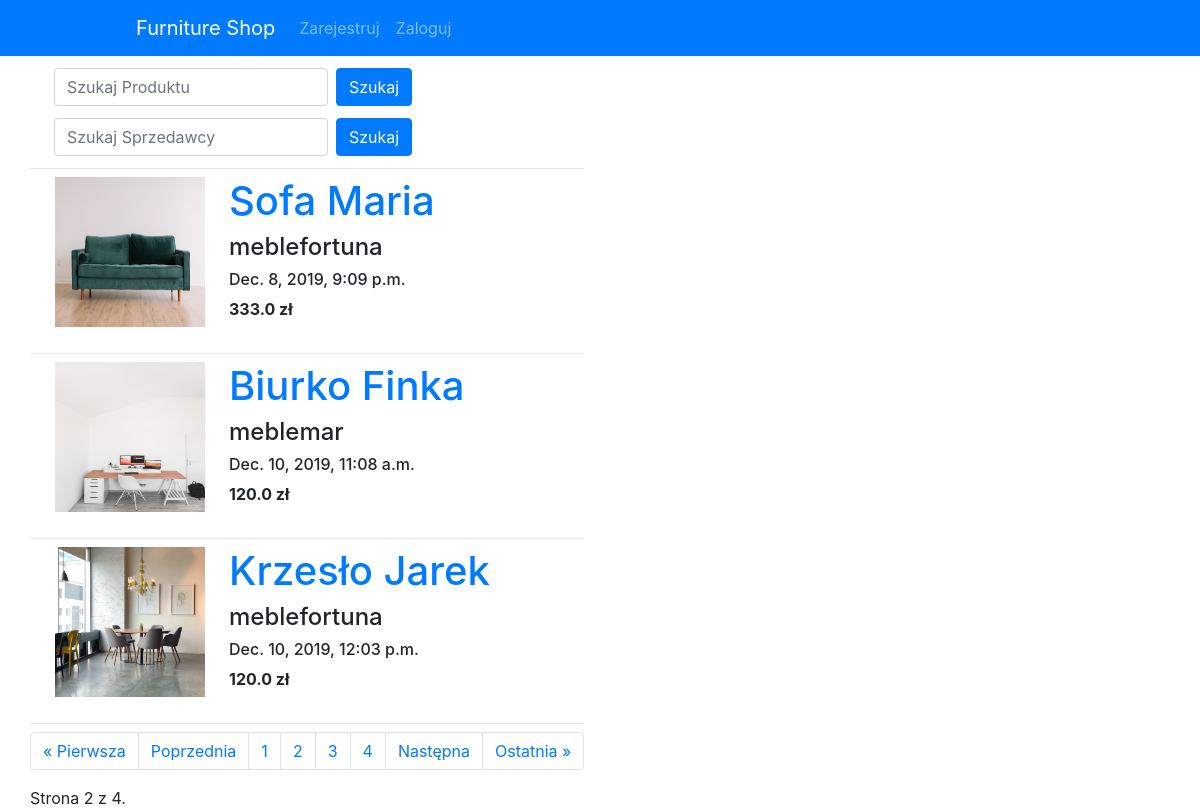
Screenshot of /?page=2 with the database file from the repository.
### index/models.py (models this page shows, shortened)
class Product(models.Model):
    name = models.CharField(max_length=200)
    manufacturer = models.ForeignKey('auth.User', on_delete=models.CASCADE)
    description = models.CharField(max_length=200)
    created_date = models.DateTimeField(default=timezone.now)
    price = models.FloatField()
    photo = models.ImageField(upload_to = 'media/', max_length=255, null=True, blank=True)

### index/views.py (the view, shortened to what this page needs)
# urls.py: path('', views.product_list, name='product_list'),
def product_list(request):
    search_phrase = ''
    search_manufacturer = ''
    products = Product.objects.all()
    users = User.objects.all()
    if 'search_manufacturer' in request.GET:
        products = Product.objects.all()
        search_manufacturer = request.GET['search_manufacturer']
        products = products.filter(
            manufacturer_id__username__icontains=search_manufacturer)
    else:
        paginator = Paginator(products, 3)
        page = request.GET.get('page')
        products = paginator.get_page(page)
    context = {'products': products, 'users': users,
               'search_phrase': search_phrase, 'search_manufacturer': search_manufacturer}
    return render(request, 'index/product_list.html', context)

### index/templatetags/group_tag.py (called while the page is built)
@register.filter(name='group_tag')
def group_tag(user, group_name):
    group = Group.objects.get(name=group_name)
    return True if group in user.groups.all() else False

### index/templates/index/product_list.html (shortened to what this page needs)
{% extends 'index/base.html' %}
{% load staticfiles %}
{% load group_tag %}
{% block content %}
{% load group_tag %}
          <form class="form-inline ml-4 my-2 my-lg-1 mt-2">
                <input
                class="form-control mr-sm-2 mb-2 mt-2"
                type="search"
                placeholder="Szukaj Produktu"
                aria-label="Search"
                name="search"
                value="{{search_phrase}}">
                <button type="submit" class="btn btn-primary  mb-2 mt-2">
                         Szukaj
                      </button>
          </form>
          <form class="form-inline ml-4 my-2 my-lg-1 mb-2">
                <input
                class="form-control mr-sm-2 mb-2"
                type="search"
                placeholder="Szukaj Sprzedawcy"
                aria-label="Search Manufacturer"
                name="search_manufacturer"
                value="{{search_manufacturer}}">
                <button type="submit" class="btn btn-primary mb-2">
                         Szukaj
                      </button>
            </form>
            <hr class="mt-0 mb-2">
    {% for product in products %}
    <article>
        <div class="product">
            <ul class="row">
                <div class="mr-4">
                    {% if product.photo %}
                        <img src="{{ product.photo.url}}" height="150" width="150" >
                    {% endif %}
                </div>
                <div>
                    <h1><a href="{% url 'product_detail' pk=product.pk %}">{{ product.name }}</a></h1>
                    <h4>{{ product.manufacturer }}</h4>
                    <h6><div class="date">
                            {{ product.created_date }}
                        </div></h6>
                        <b><p>{{ product.price|linebreaksbr }} zł</p></b>
                </div>
            </ul>
        </div>
    </article>
    <hr class="mt-0 mb-2">
    {% endfor %}
    <nav aria-label="Page navigation" class="pagination">
            <ul class="pagination">
                {% if products.has_previous %}
                <li class="page-item"><a class="page-link" href="?page=1">&laquo; Pierwsza</a></li>
                <li class="page-item"><a class="page-link" href="?page={{ products.previous_page_number }}">Poprzednia</a></li>
                {% endif %}
                {% for i in products.paginator.page_range %}
                <li class="page-item"><a class="page-link" href="?page={{ i }}">{{ i }}</a></li>
                {% endfor %}
                {% if products.has_next %}
                <li class="page-item"><a class="page-link" href="?page={{ products.next_page_number }}">Następna</a></li>
                <li class="page-item"><a class="page-link" href="?page={{ products.paginator.num_pages }}">Ostatnia &raquo;</a></li>
                {% endif %}
            </ul>
</nav>
        <span class="current">
                {% if products.num_pages != None %}
                {% else %}
                Strona {{ products.number }} z {{ products.paginator.num_pages }}.
                {% endif %}
        </span>
{% endblock %}

### rows the page displays
Product: photo (picture), name "Sofa Maria", manufacturer "meblefortuna", created_date "Dec. 8, 2019, 9:09 p.m.", price "333.0"
Product: photo (picture), name "Biurko Finka", manufacturer "meblemar", created_date "Dec. 10, 2019, 11:08 a.m.", price "120.0"
Product: photo (picture), name "Krzesło Jarek", manufacturer "meblefortuna", created_date "Dec. 10, 2019, 12:03 p.m.", price "120.0"

### other values shown
{{ i }} "1" "2" "3" "4"
{{ products.number }} "2"
{{ products.paginator.num_pages }} "4"
